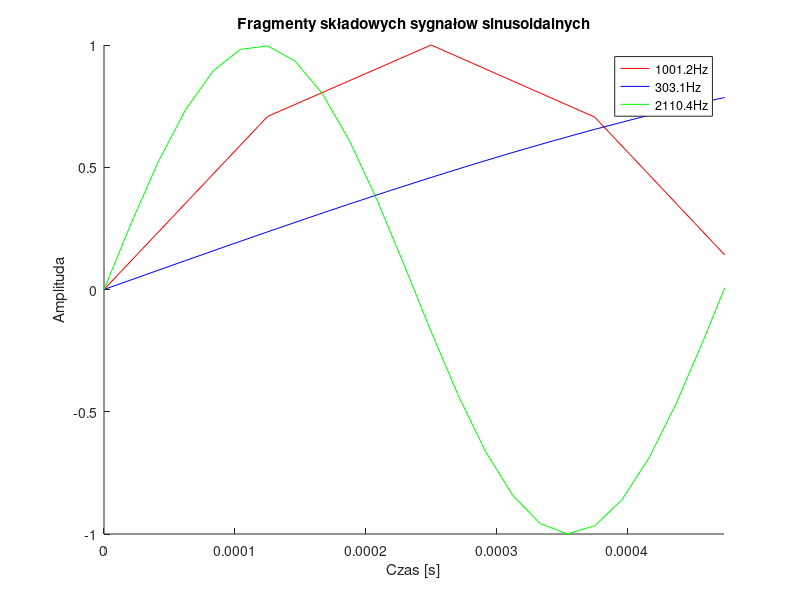
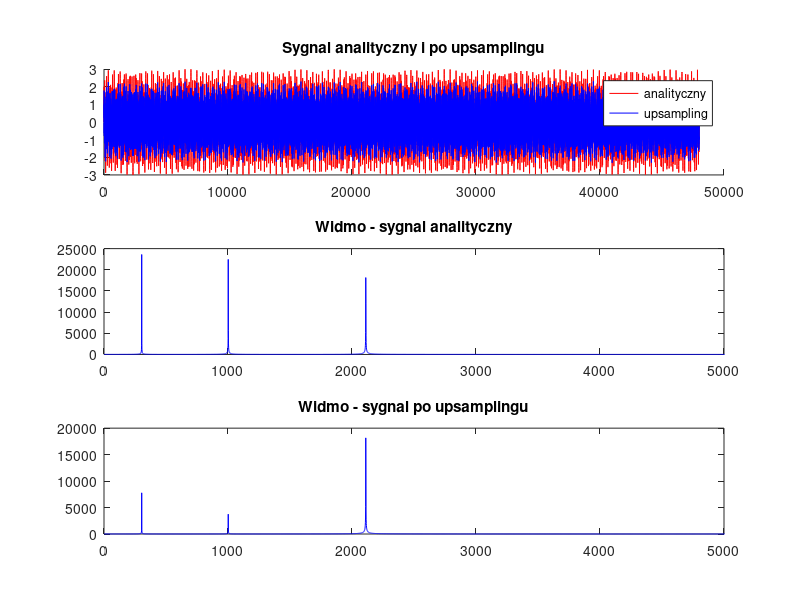
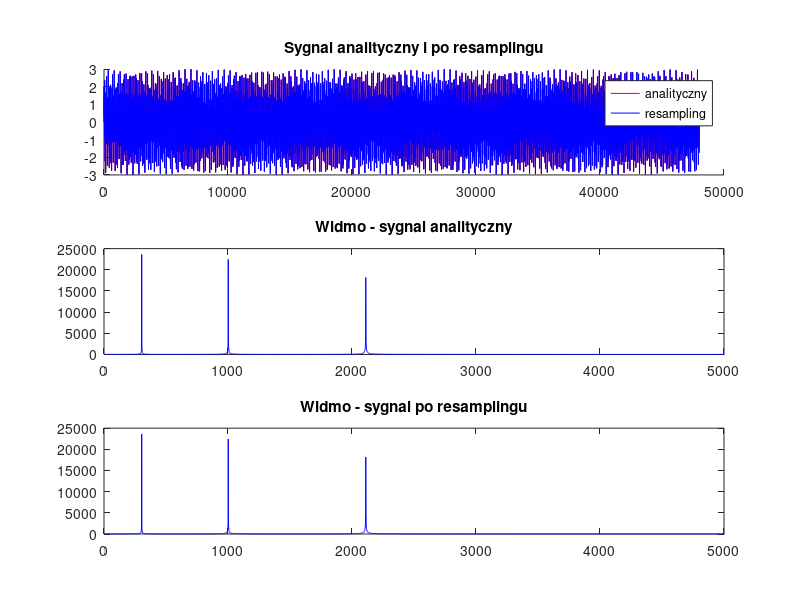

MATLAB code for these plots, in order: (Note: this script raises an error after producing the figures.)
clc;
% Zadanie 3 - Filtr interpolatora i decymatora cyfrowego, mikser audio
clear all; close all;

%% Dane trzech sygnałów sinusoidalnych
f1 = 1001.2;
f2 = 303.1;
f3 = 2110.4;

fs1 = 8e3;
fs2 = 32e3;
fs3 = 48e3;

t1 = 0:1/fs1:1-1/fs1;
t2 = 0:1/fs2:1-1/fs2;
t3 = 0:1/fs3:1-1/fs3;

%% Tworzenie i plotowanie sygnałów sinusoidalnych
x1 = sin(2*pi*f1*t1);
x2 = sin(2*pi*f2*t2);
x3 = sin(2*pi*f3*t3);

figure('Name','Fragmenty składowych sygnałow sinusoidalnych');
hold on;
plot(t1,x1,'r');
plot(t2,x2,'b');
plot(t3,x3,'g');
title('Fragmenty składowych sygnałow sinusoidalnych');
legend('1001.2Hz','303.1Hz','2110.4Hz');
xlabel('Czas [s]');
ylabel('Amplituda');
hold off;


xlim([0 1/f3]);

%% Suma trzech sygnalow sinusoidalnych analitycznie
x4 = sin(2*pi*f1*t3) + sin(2*pi*f2*t3) + sin(2*pi*f3*t3);

%% upsampling
x1up = upsample(x1,fs3/fs1);            % x1 z 8khz  na 48khz 
x2up = decimate(upsample(x2,3),2);      % x2 z 32khz na 96khz i potem co druga probka ->48khz
x4_upsampling = x1up + x2up + x3;

%% resampling
x1re  = resample(x1,fs3,fs1);           %x1 z 8khz na 48khz 
[P,Q] = rat(fs3/fs2);
x2re  = resample(x2,P,Q);               %x2 z 32khz na 96khz i potem co druga probka ->48khz
x4_resampling = x1re + x2re + x3;

%% Porownanie sygnałów analitycznego i po upsamplingu
figure('Name','Porownanie sygnałów analitycznego i po upsamplingu');
set(figure(4),'units','points','position',[0,0,720,750]);

subplot(3,1,1);
hold all;
plot(x4, 'r');
plot(x4_upsampling, 'b');
title('Sygnal analityczny i po upsamplingu');
legend('analityczny','upsampling');

subplot(3,1,2);
plot(abs(fft(x4)),'b');
title('Widmo - sygnal analityczny');
xlim([0 0.5e4]);

subplot(3,1,3);
plot(abs(fft(x4_upsampling)),'b');
title('Widmo - sygnal po upsamplingu');
xlim([0 0.5e4]);



% sound(x4, fs3);
% pause(2);
% sound(x4_upsampling, fs3);



%% Porownanie sygnałów analitycznego i po resamplingu
figure('Name','Porownanie sygnałów analitycznego i po resamplingu');
set(figure(5),'units','points','position',[720,0,720,750]);

subplot(3,1,1);
hold all;
plot(x4, 'r');
plot(x4_resampling, 'b');
title('Sygnal analityczny i po resamplingu');
legend('analityczny','resampling');

subplot(3,1,2);
plot(abs(fft(x4)),'b');
title('Widmo - sygnal analityczny');
xlim([0 0.5e4]);

subplot(3,1,3);
plot(abs(fft(x4_resampling)),'b');
title('Widmo - sygnal po resamplingu');
xlim([0 0.5e4]);


% pause(4);
% sound(x4, fs3);
% pause(2);
% sound(x4_resampling, fs3);


%% MIKS x1 i x2
[x1wav, fs1w] = audioread('x1.wav');
[x2wav, fs2w] = audioread('x2.wav');
x1wav = x1wav(:,1)';
x2wav = x2wav';
f_wav = 48e3;                                               % resampling do 48e3

%interpolacja wav1
[P1,Q1] = rat(f_wav/fs1w);
x1_resamp = resample(x1wav, P1,Q1);
vector1 = linspace(1, length(x1wav), 1.5*length(x1wav));    % 1,5*32kHz ->48kHz
x1wav_interp = interp1(x1wav, vector1);

%interpolacja wav2
[P2,Q2] = rat(f_wav/fs2w);
x2_resamp = resample(x2wav, P2,Q2);
vector2 = linspace(1, length(x2wav), 6*length(x2wav));      % 6*8kHz ->48kHz
x2wav_interp = interp1(x2wav, vector2);

miks = x1wav_interp;                                                        % sygnał 1
miks(1:length(x2wav_interp)) = miks(1:length(x2wav_interp)) + x2wav_interp; % sygnał 2 dodany do 1

%sound(miks(1:length(x1wav_interp)), f_wav);